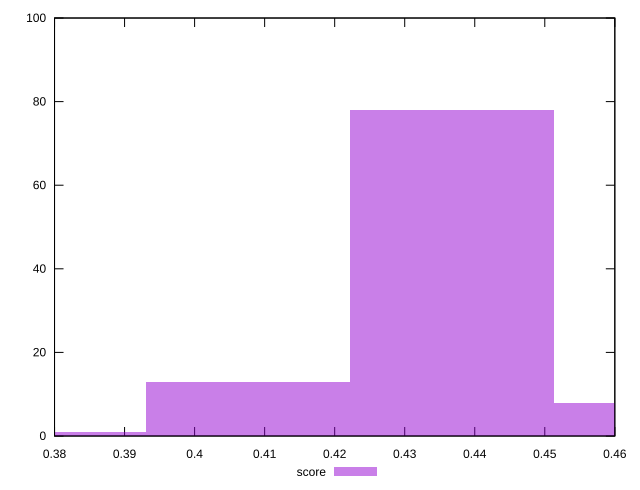

This figure's gnuplot source:
reset

$score <<EOF
0.43674679073266803 78
0.40763033801715687 13
0.46586324344817925 8
0.37851388530164565 1
EOF

set key outside below
set boxwidth 0.029116452715511203
set xrange [0.38:0.46]
set yrange [0:100]
set trange [0:100]
set style fill transparent solid 0.5 noborder
set terminal svg size 640, 490 enhanced background rgb 'white'
set output "reports/report_00028_2021-02-24T12-49-42.674Z/uses-rel-preload/samples/card/score/histogram.svg"

plot $score title "score" with boxes

reset
